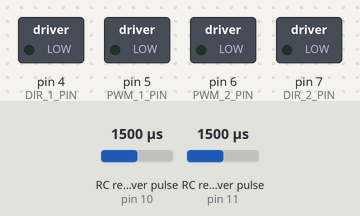
The sketch below on a simulated Arduino Uno, built with avr-gcc and run on an emulated ATmega328P. Parts: switched loads named in the sketch (green lamp = pin HIGH). Wiring (inferred from the names in the program): 2 × RC receiver channel: data pin 10 / data pin 11. Inputs (shaded band) come from the test bench; at power-on: RC receiver pulse (sensors on pin 10, pin 11) 1500 µs.

Above: at 1.2 s.
1.3 s: RC receiver pulse (sensor on pin 10) set to 1469 µs
At 1.7 s:
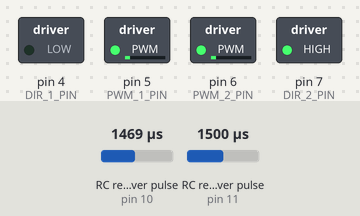
2.8 s: RC receiver pulse (sensor on pin 11) set to 1020 µs
At 4.0 s:
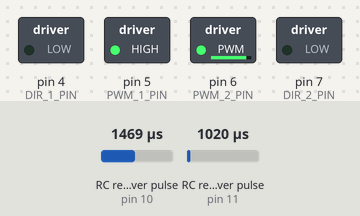
4.3 s: RC receiver pulse (sensor on pin 10) set to 1020 µs
At 5.2 s:
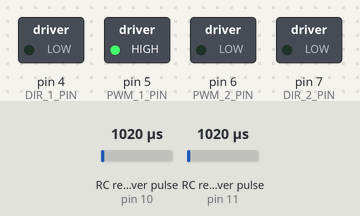
5.8 s: RC receiver pulse (sensor on pin 11) set to 1229 µs
7.3 s: RC receiver pulse (sensor on pin 11) set to 1253 µs
At 8.5 s:
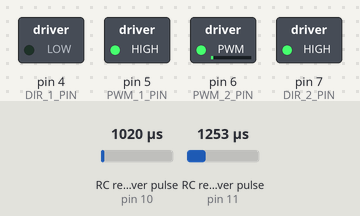
8.8 s: RC receiver pulse (sensor on pin 10) set to 1750 µs
At 9.8 s:
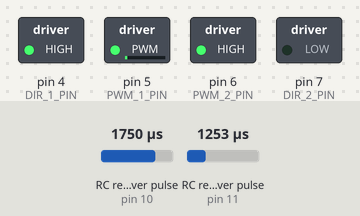
Timing chart, 0 to 11.3 s (numbered marks = the images above; inputs shaded):
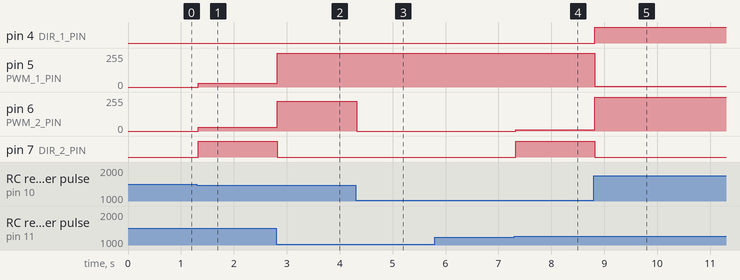

Measured:
- the behaviour switches between 1479 and 1478 µs on RC receiver pulse (sensor on pin 10) (found by bisection; images 0 and 1)
- the behaviour switches between 1244 and 1245 µs on RC receiver pulse (sensor on pin 11) (found by bisection; images 3 and 4)
- after the input at 1.3 s, pin 5 (PWM_1_PIN), pin 6 (PWM_2_PIN): 0/255 → 30/255 at once; pin 7 (DIR_2_PIN): LOW → HIGH at once
- after the input at 2.8 s, pin 5 (PWM_1_PIN): 30/255 → 255/255 at once; pin 6 (PWM_2_PIN): 30/255 → 225/255 at once; pin 7 (DIR_2_PIN): HIGH → LOW at once
- after the input at 4.3 s, pin 6 (PWM_2_PIN): 225/255 → 0/255 at once
- after the input at 5.8 s, every drawn part: stays the same
- after the input at 7.3 s, pin 6 (PWM_2_PIN): 0/255 → 9/255 at once; pin 7 (DIR_2_PIN): LOW → HIGH at once
- after the input at 8.8 s, pin 4 (DIR_1_PIN): LOW → HIGH at once; pin 5 (PWM_1_PIN): 255/255 → 5/255 at once; pin 6 (PWM_2_PIN): 9/255 → 255/255 at once; pin 7 (DIR_2_PIN): HIGH → LOW at once

The sketch:

ArcadeDrive_002.ino
```cpp
// Radio Reciever pins
#define CH_1_PIN 10
#define CH_2_PIN 11

// Motor driver pins

#define DIR_1_PIN 4
#define PWM_1_PIN 5
#define DIR_2_PIN 7
#define PWM_2_PIN 6

#define deadzone 20
/*
  How the motor driver works:
    1. Send a signal to the DIR pin in order to start it from Standby with a LOW/HIGH voltage (affects if it spins clockwise/counterclockwise)
    2. Use the PWM pin of each respective channel to initally set it to 0 so it doesn't move
*/
void startMotors(int pin1, int pwm1, int pin2, int pwm2);

void setup() {
  // Setting the mode for pins
  pinMode(CH_1_PIN, INPUT);
  pinMode(CH_2_PIN, INPUT);
  pinMode(DIR_1_PIN, OUTPUT);
  pinMode(PWM_1_PIN, OUTPUT);
  pinMode(DIR_2_PIN, OUTPUT);
  pinMode(PWM_2_PIN, OUTPUT);

  //Initalizing both motor channels
  startMotors(DIR_1_PIN, PWM_1_PIN, DIR_2_PIN, PWM_2_PIN);
}

void loop() {
  /*
    Procedure:
      1. Read signal from the radio controller
      2. Process signal into what direction bot has to go
      3. Control the motors to go in said direction.
  */

  //Read signal from reciever

  //When the signal from the channel switches form 0V to 5V, get the analog signal from it.
  int x = pulseIn(CH_1_PIN, HIGH);
  int y = pulseIn(CH_2_PIN, HIGH);
  //Convert the analog into PWM to get speed of each motor
  x = pulseToPWM(x);
  y = pulseToPWM(y);

  //Process signal to get direction

  //Mix signal for arcade drive
  int left = y + x;
  int right = y - x;
  /*
    Reasoning behind the math
    1. if you want to go purely forward/backward (in the y axis), both motors spin in the same direction.
    2. if you want to go purely left/right (in the x axis), both motors spin in opposite directions, thus one is +x and the other is -x.
    3. if you want to go diagonally forward to the left, you want to spin the left motor less than the right one, so that it isn't purely to the left and has some forward movement.
      That's why the negative x value is added to the y value (shared by both left and right). And this will ensure the right motor's pwm is always higher than the left's.
    4. Same reasoning as above for diagonally right.
    5. Going diagonally left and right are reversed because why not...
  */

  //Drive the motors
  drive(left, right);

  delay(10);
}

void startMotors(int pin1, int pwm1, int pin2, int pwm2){
  digitalWrite(pin1, LOW);
  analogWrite(pwm1, 0);
  digitalWrite(pin2, LOW);
  analogWrite(pwm2, 0);
}

// Positive for forward, negative for reverse
void drive(int speed_a, int speed_b) {
  //Motor A corresponds to left motor and Motor B corresponds to right motor.

  // Limit speed between -255 and 255 (PWM maxes out at 255)
  speed_a = constrain(speed_a, -255, 255);
  speed_b = constrain(speed_b, -255, 255);

  // Set direction for motor A
  if ( speed_a == 0 ) {
    //If the left motor isn't needed
    analogWrite(PWM_1_PIN, 0);
  } else if ( speed_a > 0 ) {
    //If it is spinning counterclockwise
    //PLEASE CHECK DIRECTION OF LOW/HIGH
    digitalWrite(DIR_1_PIN, HIGH);
  } else {
    //If it is spinning clockwise
    digitalWrite(DIR_1_PIN, LOW);
  }

  if ( speed_b == 0 ) {
    //If the left motor isn't needed
    analogWrite(PWM_2_PIN, 0);
  } else if ( speed_b > 0 ) {
    //If it is spinning counterclockwise
    //PLEASE CHECK DIRECTION OF LOW/HIGH
    digitalWrite(DIR_2_PIN, HIGH);
  } else {
    //If it is spinning clockwise
    digitalWrite(DIR_2_PIN, LOW);
  }

  //Set speed for both motors
  analogWrite(PWM_1_PIN, abs(speed_a));
  analogWrite(PWM_2_PIN, abs(speed_b));
}

int pulseToPWM(int pulse) {

  // If we're receiving numbers, convert them to motor PWM
  if ( pulse > 1000 ) {
    pulse = map(pulse, 1000, 2000, -500, 500);
    pulse = constrain(pulse, -255, 255);
  } else {
    pulse = 0;
  }

  // Anything in deadzone should stop the motor
  if ( abs(pulse) <= deadzone ) {
    pulse = 0;
  }

  return pulse;
}
```
